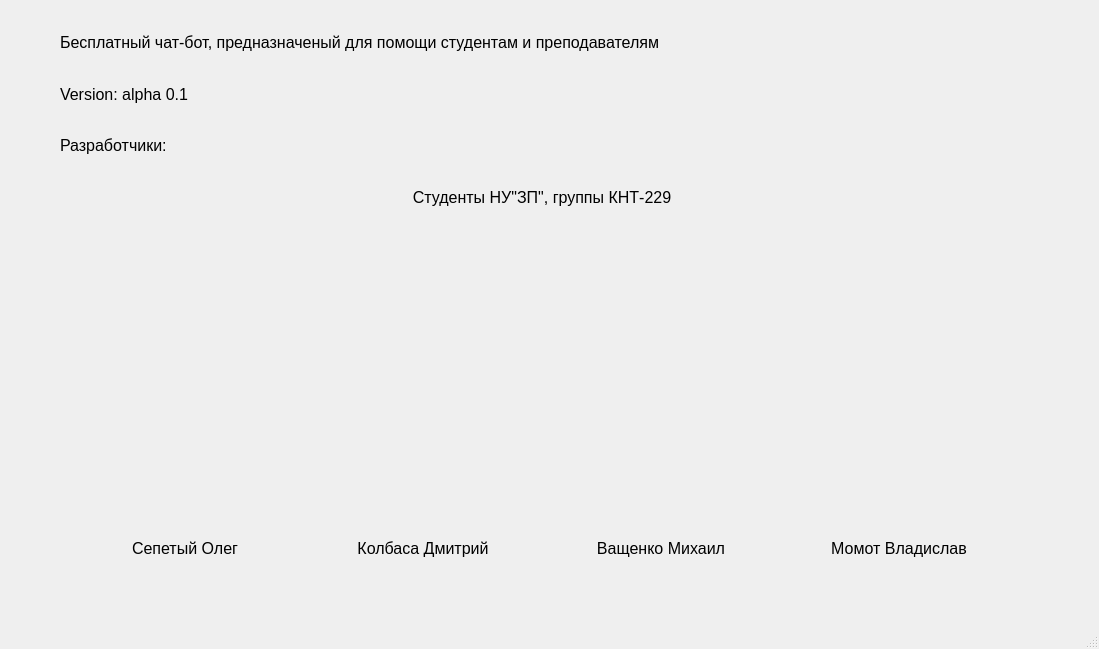
<?xml version="1.0" encoding="UTF-8"?>
<ui version="4.0">
 <class>developer</class>
 <widget class="QMainWindow" name="developer">
  <property name="geometry">
   <rect>
    <x>0</x>
    <y>0</y>
    <width>1099</width>
    <height>649</height>
   </rect>
  </property>
  <property name="windowTitle">
   <string>О программе</string>
  </property>
  <property name="windowIcon">
   <iconset resource="res.qrc">
    <normaloff>:/new/images/info.png</normaloff>:/new/images/info.png</iconset>
  </property>
  <widget class="QWidget" name="centralwidget">
   <widget class="QWidget" name="layoutWidget">
    <property name="geometry">
     <rect>
      <x>60</x>
      <y>20</y>
      <width>964</width>
      <height>551</height>
     </rect>
    </property>
    <layout class="QVBoxLayout" name="verticalLayout">
     <item>
      <widget class="QLabel" name="label">
       <property name="maximumSize">
        <size>
         <width>16777215</width>
         <height>48</height>
        </size>
       </property>
       <property name="font">
        <font>
         <pointsize>12</pointsize>
        </font>
       </property>
       <property name="text">
        <string>Бесплатный чат-бот, предназначеный для помощи студентам и преподавателям </string>
       </property>
       <property name="wordWrap">
        <bool>true</bool>
       </property>
      </widget>
     </item>
     <item>
      <widget class="QLabel" name="label_2">
       <property name="maximumSize">
        <size>
         <width>16777215</width>
         <height>48</height>
        </size>
       </property>
       <property name="font">
        <font>
         <pointsize>12</pointsize>
        </font>
       </property>
       <property name="text">
        <string>Version: alpha 0.1</string>
       </property>
       <property name="wordWrap">
        <bool>true</bool>
       </property>
      </widget>
     </item>
     <item>
      <widget class="QLabel" name="label_3">
       <property name="maximumSize">
        <size>
         <width>16777215</width>
         <height>48</height>
        </size>
       </property>
       <property name="font">
        <font>
         <pointsize>12</pointsize>
        </font>
       </property>
       <property name="text">
        <string>Разработчики:</string>
       </property>
       <property name="wordWrap">
        <bool>true</bool>
       </property>
      </widget>
     </item>
     <item>
      <widget class="QWidget" name="widget_2" native="true">
       <property name="maximumSize">
        <size>
         <width>16777215</width>
         <height>48</height>
        </size>
       </property>
       <layout class="QHBoxLayout" name="horizontalLayout">
        <property name="sizeConstraint">
         <enum>QLayout::SetDefaultConstraint</enum>
        </property>
        <item>
         <widget class="QLabel" name="label_4">
          <property name="maximumSize">
           <size>
            <width>16777215</width>
            <height>48</height>
           </size>
          </property>
          <property name="font">
           <font>
            <pointsize>12</pointsize>
           </font>
          </property>
          <property name="layoutDirection">
           <enum>Qt::LeftToRight</enum>
          </property>
          <property name="text">
           <string>Студенты НУ&quot;ЗП&quot;, группы КНТ-229</string>
          </property>
          <property name="alignment">
           <set>Qt::AlignCenter</set>
          </property>
          <property name="wordWrap">
           <bool>true</bool>
          </property>
         </widget>
        </item>
       </layout>
      </widget>
     </item>
     <item>
      <layout class="QHBoxLayout" name="horizontalLayout_3">
       <item>
        <layout class="QHBoxLayout" name="horizontalLayout_4">
         <item>
          <widget class="QLabel" name="label_6">
           <property name="enabled">
            <bool>true</bool>
           </property>
           <property name="minimumSize">
            <size>
             <width>221</width>
             <height>294</height>
            </size>
           </property>
           <property name="maximumSize">
            <size>
             <width>221</width>
             <height>294</height>
            </size>
           </property>
           <property name="text">
            <string/>
           </property>
           <property name="textFormat">
            <enum>Qt::PlainText</enum>
           </property>
           <property name="pixmap">
            <pixmap resource="res.qrc">:/new/images/oleg.jpg</pixmap>
           </property>
           <property name="scaledContents">
            <bool>true</bool>
           </property>
           <property name="wordWrap">
            <bool>true</bool>
           </property>
          </widget>
         </item>
         <item>
          <widget class="QLabel" name="label_7">
           <property name="enabled">
            <bool>true</bool>
           </property>
           <property name="minimumSize">
            <size>
             <width>221</width>
             <height>294</height>
            </size>
           </property>
           <property name="maximumSize">
            <size>
             <width>221</width>
             <height>294</height>
            </size>
           </property>
           <property name="text">
            <string/>
           </property>
           <property name="textFormat">
            <enum>Qt::PlainText</enum>
           </property>
           <property name="pixmap">
            <pixmap resource="res.qrc">:/new/images/dema.jpg</pixmap>
           </property>
           <property name="scaledContents">
            <bool>true</bool>
           </property>
           <property name="wordWrap">
            <bool>true</bool>
           </property>
          </widget>
         </item>
         <item>
          <widget class="QLabel" name="label_12">
           <property name="enabled">
            <bool>true</bool>
           </property>
           <property name="minimumSize">
            <size>
             <width>221</width>
             <height>294</height>
            </size>
           </property>
           <property name="maximumSize">
            <size>
             <width>221</width>
             <height>294</height>
            </size>
           </property>
           <property name="text">
            <string/>
           </property>
           <property name="textFormat">
            <enum>Qt::PlainText</enum>
           </property>
           <property name="pixmap">
            <pixmap resource="res.qrc">:/new/images/misha.PNG</pixmap>
           </property>
           <property name="scaledContents">
            <bool>true</bool>
           </property>
           <property name="wordWrap">
            <bool>true</bool>
           </property>
          </widget>
         </item>
         <item>
          <widget class="QLabel" name="label_13">
           <property name="enabled">
            <bool>true</bool>
           </property>
           <property name="minimumSize">
            <size>
             <width>221</width>
             <height>294</height>
            </size>
           </property>
           <property name="maximumSize">
            <size>
             <width>221</width>
             <height>294</height>
            </size>
           </property>
           <property name="text">
            <string/>
           </property>
           <property name="textFormat">
            <enum>Qt::PlainText</enum>
           </property>
           <property name="pixmap">
            <pixmap resource="res.qrc">:/new/images/vlad.PNG</pixmap>
           </property>
           <property name="scaledContents">
            <bool>true</bool>
           </property>
           <property name="wordWrap">
            <bool>true</bool>
           </property>
          </widget>
         </item>
        </layout>
       </item>
      </layout>
     </item>
     <item>
      <widget class="QWidget" name="widget" native="true">
       <property name="maximumSize">
        <size>
         <width>16777215</width>
         <height>48</height>
        </size>
       </property>
       <layout class="QHBoxLayout" name="horizontalLayout_2">
        <item>
         <widget class="QLabel" name="label_8">
          <property name="font">
           <font>
            <pointsize>12</pointsize>
           </font>
          </property>
          <property name="layoutDirection">
           <enum>Qt::LeftToRight</enum>
          </property>
          <property name="text">
           <string>Сепетый Олег</string>
          </property>
          <property name="alignment">
           <set>Qt::AlignCenter</set>
          </property>
          <property name="wordWrap">
           <bool>true</bool>
          </property>
         </widget>
        </item>
        <item>
         <widget class="QLabel" name="label_9">
          <property name="font">
           <font>
            <pointsize>12</pointsize>
           </font>
          </property>
          <property name="layoutDirection">
           <enum>Qt::LeftToRight</enum>
          </property>
          <property name="text">
           <string>Колбаса Дмитрий</string>
          </property>
          <property name="alignment">
           <set>Qt::AlignCenter</set>
          </property>
          <property name="wordWrap">
           <bool>true</bool>
          </property>
         </widget>
        </item>
        <item>
         <widget class="QLabel" name="label_11">
          <property name="font">
           <font>
            <pointsize>12</pointsize>
           </font>
          </property>
          <property name="layoutDirection">
           <enum>Qt::LeftToRight</enum>
          </property>
          <property name="text">
           <string>Ващенко Михаил</string>
          </property>
          <property name="alignment">
           <set>Qt::AlignCenter</set>
          </property>
          <property name="wordWrap">
           <bool>true</bool>
          </property>
         </widget>
        </item>
        <item>
         <widget class="QLabel" name="label_10">
          <property name="font">
           <font>
            <pointsize>12</pointsize>
           </font>
          </property>
          <property name="layoutDirection">
           <enum>Qt::LeftToRight</enum>
          </property>
          <property name="text">
           <string>Момот Владислав</string>
          </property>
          <property name="alignment">
           <set>Qt::AlignCenter</set>
          </property>
          <property name="wordWrap">
           <bool>true</bool>
          </property>
         </widget>
        </item>
       </layout>
      </widget>
     </item>
    </layout>
   </widget>
  </widget>
  <widget class="QMenuBar" name="menubar">
   <property name="geometry">
    <rect>
     <x>0</x>
     <y>0</y>
     <width>1099</width>
     <height>26</height>
    </rect>
   </property>
  </widget>
  <widget class="QStatusBar" name="statusbar"/>
 </widget>
 <resources>
  <include location="res.qrc"/>
 </resources>
 <connections/>
</ui>
